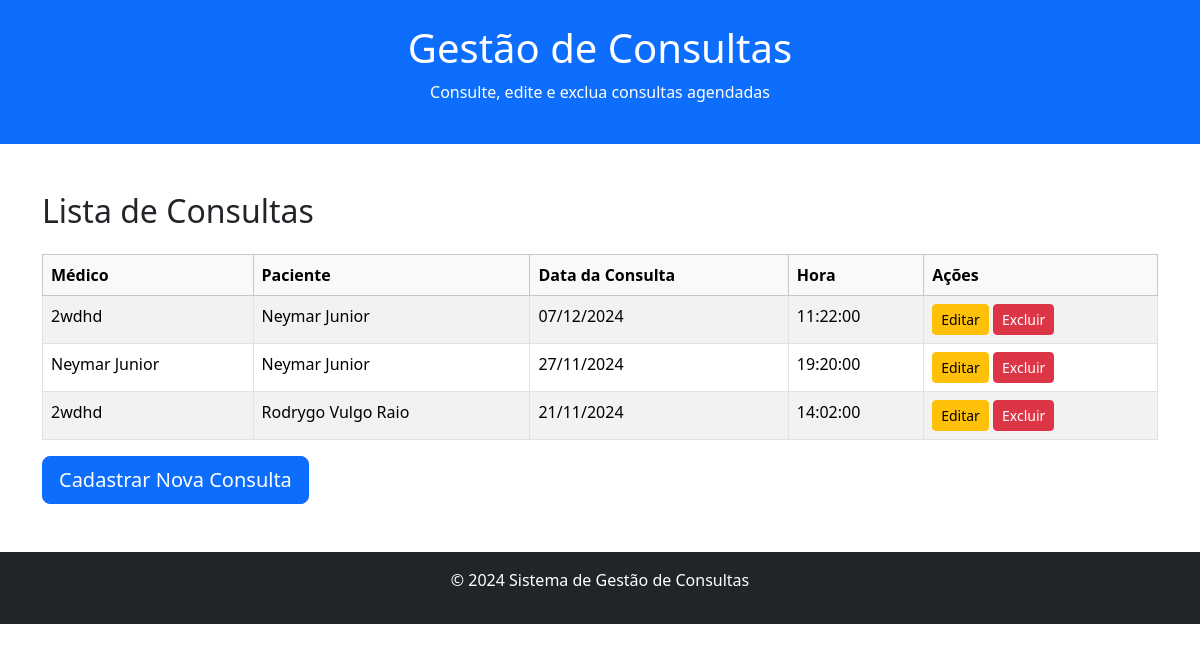
The app's page /listar-consulta.php with its own data.
### tables this page shows
CREATE TABLE `consulta` (
  `id_consulta` int(11) NOT NULL,
  `medico_id` int(11) NOT NULL,
  `paciente_id` int(11) NOT NULL,
  `data_consulta` date NOT NULL,
  `hora_consulta` time NOT NULL,
  `descricao_consulta` text DEFAULT NULL
);

CREATE TABLE `medico` (
  `id_medico` int(11) NOT NULL,
  `nome_medico` varchar(255) NOT NULL,
  `crm_medico` varchar(20) NOT NULL,
  `especialidade_medico` varchar(100) NOT NULL
);

CREATE TABLE `paciente` (
  `id_paciente` int(11) NOT NULL,
  `nome_paciente` varchar(255) NOT NULL,
  `data_nasc_paciente` date NOT NULL,
  `cpf_paciente` varchar(14) NOT NULL,
  `email_paciente` varchar(100) NOT NULL,
  `sexo_paciente` enum('M','F') NOT NULL,
  `endereco_paciente` varchar(255) DEFAULT NULL,
  `telefone` varchar(20) DEFAULT NULL
);

### listar-consulta.php (the view, shortened to what this page needs)
<?php
include_once("config.php");
$sql = "SELECT c.id_consulta, m.nome_medico, p.nome_paciente, c.data_consulta, c.hora_consulta
        FROM consulta c
        INNER JOIN medico m ON c.medico_id = m.id_medico
        INNER JOIN paciente p ON c.paciente_id = p.id_paciente
        ORDER BY c.data_consulta DESC";
$res = $conn->query($sql);
?>
<!DOCTYPE html>
<html lang="pt-br">
<head>
    <link href="https://cdn.jsdelivr.net/npm/bootstrap@5.3.3/dist/css/bootstrap.min.css" rel="stylesheet">
</head>
<body>
    <header class="bg-primary text-white text-center py-4">
        <h1>Gestão de Consultas</h1>
        <p>Consulte, edite e exclua consultas agendadas</p>
    </header>
    <div class="container my-5">
        <h2 class="mb-4">Lista de Consultas</h2>
        <table class="table table-striped table-bordered table-hover">
            <thead class="table-light">
                <tr>
                    <th scope="col">Médico</th>
                    <th scope="col">Paciente</th>
                    <th scope="col">Data da Consulta</th>
                    <th scope="col">Hora</th>
                    <th scope="col">Ações</th>
                </tr>
            </thead>
            <tbody>
                <?php while ($consulta = $res->fetch_assoc()): ?>
                    <tr>
                        <td><?php echo $consulta['nome_medico']; ?></td>
                        <td><?php echo $consulta['nome_paciente']; ?></td>
                        <td><?php echo date('d/m/Y', strtotime($consulta['data_consulta'])); ?></td>
                        <td><?php echo $consulta['hora_consulta']; ?></td>
                        <td>
                            <a href="editar-consulta.php?id=<?php echo $consulta['id_consulta']; ?>" class="btn btn-warning btn-sm">Editar</a>
                            <a href="?page=listar-consulta&acao=excluir&id=<?php echo $consulta['id_consulta']; ?>" class="btn btn-danger btn-sm" onclick="return confirm('Deseja excluir esta consulta?')">Excluir</a>
                        </td>
                    </tr>
                <?php endwhile; ?>
            </tbody>
        </table>
        <a href="?page=cadastrar-consulta" class="btn btn-primary btn-lg">Cadastrar Nova Consulta</a>
    </div>
    <footer class="bg-dark text-white text-center py-3">
        <p>&copy; 2024 Sistema de Gestão de Consultas</p>
    </footer>
</body>
</html>

### records on screen
consulta: medico.nome_medico "2wdhd", paciente.nome_paciente "Neymar Junior", data_consulta "07/12/2024", hora_consulta "11:22:00"
consulta: medico.nome_medico "Neymar Junior", paciente.nome_paciente "Neymar Junior", data_consulta "27/11/2024", hora_consulta "19:20:00"
consulta: medico.nome_medico "2wdhd", paciente.nome_paciente "Rodrygo Vulgo Raio", data_consulta "21/11/2024", hora_consulta "14:02:00"
